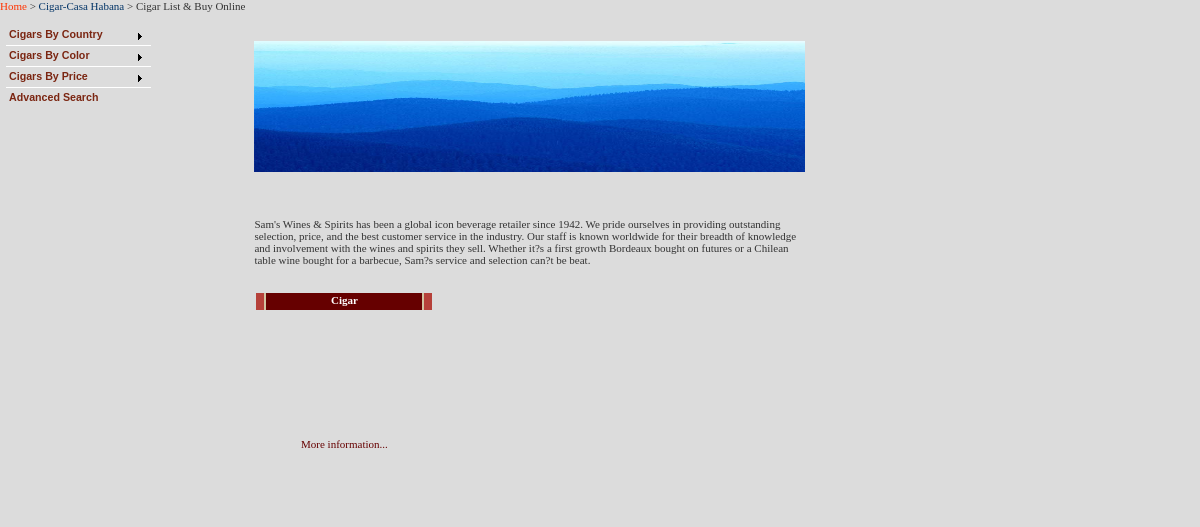
/Vis_web/contact_.php?id=37, run on the app's committed database.
### tables this page shows
CREATE TABLE `menu` (
  `CategoryID` bigint(20) NOT NULL auto_increment,
  `PCID` bigint(20) NOT NULL default '0',
  `CreateDate` timestamp NOT NULL default '0000-00-00 00:00:00',
  `ModifyDate` timestamp NOT NULL default '0000-00-00 00:00:00',
  `TChnName` varchar(50) default NULL,
  `SChnName` varchar(50) default NULL,
  `EngName` varchar(100) default NULL,
  `ShowInIndex` enum('T','F') NOT NULL default 'F',
  `Queue` int(11) NOT NULL default '0',
  `ActiveStatus` enum('T','F') NOT NULL default 'T',
  `sPhoto` text,
  `ActiveFile` enum('T','F') NOT NULL default 'F',
  `File` varchar(255) default NULL,
  `Photo` text,
  `FieldName` tinyint(3) unsigned default NULL,
  `Position` int(10) default NULL,
  `OutletID` int(10) NOT NULL,
  PRIMARY KEY  (`CategoryID`)
);

CREATE TABLE `product` (
  `ProdID` bigint(20) NOT NULL auto_increment,
  `CreateDate` timestamp NOT NULL default '0000-00-00 00:00:00',
  `ModifyDate` timestamp NOT NULL default '0000-00-00 00:00:00',
  `ProdCode` varchar(30) default NULL,
  `TChnHeader` varchar(50) default NULL,
  `SChnHeader` varchar(50) default NULL,
  `EngHeader` varchar(100) default NULL,
  `VnHeader` varchar(100) default NULL,
  `FamilyID` int(10) NOT NULL default '0',
  `CategoryID` int(10) NOT NULL default '0',
  `SubCategoryID` int(10) NOT NULL default '0',
  `WineList` enum('T','F') NOT NULL default 'F',
  `CigarList` enum('T','F') NOT NULL default 'F',
  `VineCellar` enum('T','F') NOT NULL default 'F',
  `FoodPhotos` enum('T','F') NOT NULL default 'F',
  `TChnSDesc` varchar(100) default NULL,
  `SChnSDesc` varchar(100) default NULL,
  `EngSDesc` text,
  `EngLDesc` text,
  `TChnLDesc` text,
  `SChnLDesc` text,
  `Queue` bigint(20) NOT NULL default '1',
  `EngSpec` text,
  `EngLpec` text,
  `TChnSpec` text,
  `SChnSpec` text,
  `Price1` double default NULL,
  `Price2` double default NULL,
  `Price3` double default NULL,
  `PriceDiscount1` varchar(25) default NULL,
  `PriceDiscount2` varchar(25) default NULL,
  `PriceDiscount3` varchar(25) default NULL,
  `TChnFeat` text,
  `SChnFeat` text,
  `ActiveStatus` enum('T','F') NOT NULL default 'T',
  `ShowInIndex` enum('T','F') NOT NULL default 'F',
  `Remark` text,
  `sPhoto` text,
  `lPhoto` text,
  `CatID` bigint(20) NOT NULL default '0',
  PRIMARY KEY  (`ProdID`),
  UNIQUE KEY `ProdCode` (`ProdCode`)
);

### Vis_web/cigarlist.php (the view, shortened to what this page needs)
<?
include_once("./backend/functions/menu.php");
$SQL = "SELECT * FROM Menu WHERE CategoryID=$_GET[id]";
$query = mysql_query($SQL);
$row =  mysql_fetch_array($query);
?>
<html>
<head>
</head>
<body>
        <table width="98%" border="0">
          <tr>
            <td width="18%" rowspan="3" valign="top" bgcolor="#dcdcdc" >
			<table>
			<tr>
			<td>
			<div align="left">
                <? require_once("./cigar.php"); ?>
              </div>
			</td>
			</tr>
			<tr>
			<td>&nbsp;
			</td>
			</tr>
			<tr>
			<td>
			<div align="left">
              </div>
			</td>
			</tr>
			<tr>
			<td>
			</td>
			</tr>
			</table>
			  </td>
            <td width="3%"></td>
            <td width="73%">&nbsp;</td>
            <td width="2%">&nbsp;</td>
          </tr>
          <tr>
            <td height="194">&nbsp;</td>
            <td>
             <? echo $row[Photo];?>
            </td>
            <td>&nbsp;</td>
            <td width="4%">&nbsp;</td>
          </tr>
          <tr>
            <td height="212">&nbsp;</td>
            <td>
<table>
<tr>
<?
$SQL3 = "SELECT * FROM Product Where CigarList = 'T' AND FamilyID = '8' ORDER BY CreateDate DESC Limit 0,6";
$rs3 = @mysql_query($SQL3);
$number=0;
while($row3 = @mysql_fetch_array($rs3))
{
$number++;
if(!($number % 3))
		$newline="</tr><tr>";
	else
		$newline="";
?>
<td>
<?
$newproduct = '
<table width="180" height="154" border="0">
<tr>
  <td width="176" height="17" background="./hot_buy.gif"><div align="center"><font color="#FFFFFF"><strong>'.$row3["EngHeader"].'</strong></font></div></td>
  </tr>
  <tr>
   <td height="95"><div align="center">'.$row3["sPhoto"].'</div></td>
  </tr>
  <tr>
    <td height="26"><div align="center">'.$row3["EngSDesc"].'</a></div></td>
  </tr>
  <tr>
    <td height="26"><div align="center"><a href=productdetail.php?pid='.$row3["ProdID"].'><font color="#660000">More information...</font></a></div></td>
  </tr>
</table>';
echo $newproduct;
?>
</td>
<? echo $newline;}?>
</tr>
</table>
		</td>
            <td>&nbsp;</td>
          </tr>
        </table>
</body>
</html>

### Vis_web/backend/functions/menu.php (shortened to what this page needs)
<?
function SearchMenu($id)
{
$sql="SELECT CategoryID, EngName, PCID, Queue FROM Menu WHERE CategoryID=$id";
$query=mysql_query($sql);
while ($row=mysql_fetch_array($query))
 {
 if ($row[PCID]!=0)
   {
  $sql1="SELECT CategoryID, EngName, PCID, Queue FROM Menu WHERE CategoryID=$row[PCID]";
  $query1=mysql_query($sql1);
  	while ($row1=mysql_fetch_array($query1))
		{
		if($row1[PCID]==0)
	{echo '<a href="menudetail.php?id='.$row1[CategoryID].'">'.$row1[EngName].'</a>'.'&nbsp;&gt;&nbsp;'.$row[EngName];}
		 }
    }
	else
	{echo $row[EngName];}
  }
}
?>

### Vis_web/templates/images/default2.css (style rules this page uses)
BODY { BACKGROUND-COLOR: #dcdcdc }
A:link { COLOR: #003366; TEXT-DECORATION: none }

### Vis_web/images/portal.css (style rules this page uses)
TD { FONT-SIZE: 11px; VERTICAL-ALIGN: top; COLOR: #333333; FONT-FAMILY: Tahoma }
A { TEXT-DECORATION: none }

### data on the page
menu: EngName "Cigar List & Buy Online", Photo (picture), Photo "Sam's Wines & Spirits has been a global icon beverage retailer since 1942. We pride ourselves in providing outstanding selection, price, and the best customer service in the industry. Our staff is known worldwide for their breadth of knowledge and involvement with the wines and spirits they sell. Whether it?s a first growth Bordeaux bought on futures or a Chilean table wine bought for a barbecue, Sam?s service and selection can?t be beat."
menu: EngName "Cigar-Casa Habana"
product: EngHeader "Cigar"
